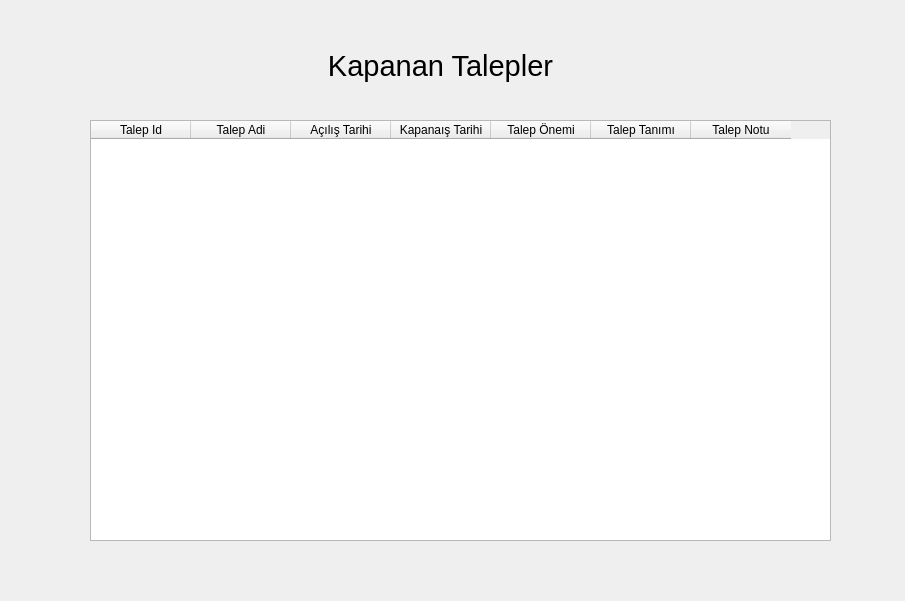
<?xml version="1.0" encoding="UTF-8"?>
<ui version="4.0">
 <class>Kapanantalepler</class>
 <widget class="QWidget" name="Kapanantalepler">
  <property name="geometry">
   <rect>
    <x>0</x>
    <y>0</y>
    <width>905</width>
    <height>601</height>
   </rect>
  </property>
  <property name="windowTitle">
   <string>Kapanan Talepler</string>
  </property>
  <widget class="QTableWidget" name="tableWidget">
   <property name="geometry">
    <rect>
     <x>90</x>
     <y>120</y>
     <width>741</width>
     <height>421</height>
    </rect>
   </property>
   <column>
    <property name="text">
     <string>Talep Id</string>
    </property>
   </column>
   <column>
    <property name="text">
     <string>Talep Adi</string>
    </property>
   </column>
   <column>
    <property name="text">
     <string>Açılış Tarihi</string>
    </property>
   </column>
   <column>
    <property name="text">
     <string>Kapanaış Tarihi</string>
    </property>
   </column>
   <column>
    <property name="text">
     <string>Talep Önemi</string>
    </property>
   </column>
   <column>
    <property name="text">
     <string>Talep Tanımı</string>
    </property>
   </column>
   <column>
    <property name="text">
     <string>Talep Notu</string>
    </property>
   </column>
  </widget>
  <widget class="QLabel" name="label">
   <property name="geometry">
    <rect>
     <x>140</x>
     <y>30</y>
     <width>601</width>
     <height>71</height>
    </rect>
   </property>
   <property name="font">
    <font>
     <pointsize>22</pointsize>
    </font>
   </property>
   <property name="text">
    <string>Kapanan Talepler</string>
   </property>
   <property name="alignment">
    <set>Qt::AlignCenter</set>
   </property>
  </widget>
 </widget>
 <resources/>
 <connections/>
</ui>
